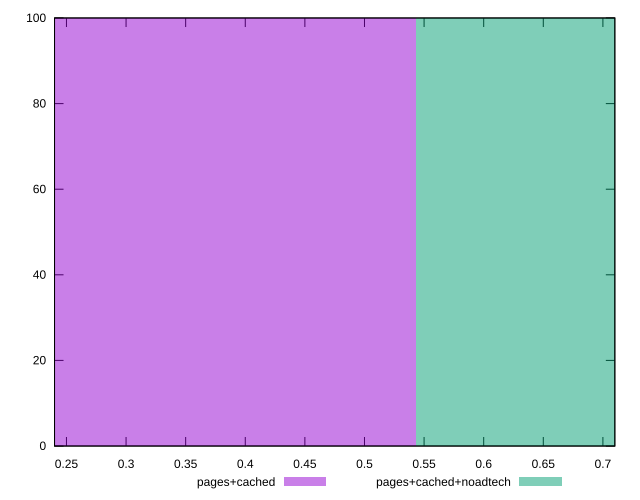

The gnuplot source for this figure:
reset

$pagesCached <<EOF
0.36210740405725655 100
EOF

$pagesCachedNoadtech <<EOF
0.7242148081145131 100
EOF

set key outside below
set boxwidth 0.36210740405725655
set xrange [0.24:0.71]
set yrange [0:100]
set trange [0:100]
set style fill transparent solid 0.5 noborder
set terminal svg size 640, 500 enhanced background rgb 'white'
set output "report_00009_2021-02-08T22-37-41.559Z/meta/score/comparison/histogram/1_vs_2.svg"

plot $pagesCached title "pages+cached" with boxes, \
     $pagesCachedNoadtech title "pages+cached+noadtech" with boxes

reset
